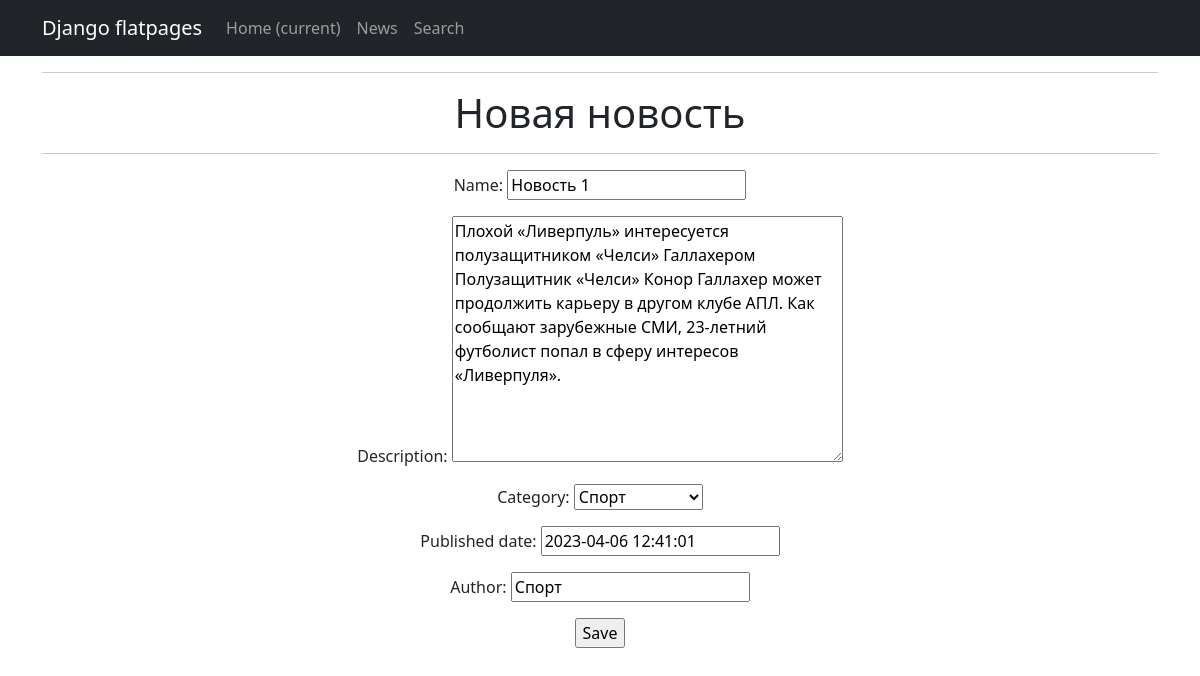
The app's page /news/1/update/ with its own data.
### news/models.py (models this page shows, shortened)
class News(models.Model):
    name = models.CharField(
        max_length=255,
        unique=True, # названия новостей не должны повторяться
    )
    description = models.TextField()
    category = models.ForeignKey(
        to='Category',
        on_delete=models.CASCADE,
        related_name='news', # все новости в категории будут доступны через поле news
    )
    published_date = models.DateTimeField(default=datetime.now)  # предоставляем значение по умолчанию
    author = models.CharField(max_length=100, default='нет автора')

class Category(models.Model):
    name = models.CharField(max_length=255, unique=True)
    def __str__(self):
        return self.name

### news/views.py (the view)
# urls.py: path('<int:pk>/update/', NewsUpdate.as_view(), name='news_update'),
class NewsUpdate(UpdateView):
    form_class = NewsForm
    model = News
    template_name = 'news_edit.html'

### news/forms.py (shortened to what this page needs)
class NewsForm(forms.ModelForm):
   class Meta:
       model = News
       fields = [
           'name',
           'description',
           'category',
           'published_date',
           'author',
       ]

### news/templates/news_edit.html (shortened to what this page needs)
{% extends 'flatpages/default.html' %}
{% block content %}
<hr>
<h1>Новая новость</h1>
<hr>
<form action="" method="post">
  {{ form.as_p }}
  <input type="submit" value="Save" />
</form>
{% endblock content %}

### records on screen
News: name "Новость 1", description "Плохой «Ливерпуль» интересуется полузащитником «Челси» Галлахером Полузащитник «Челси» Конор Галлахер может продолжить карьеру в другом клубе АПЛ. Как сообщают зарубежные СМИ, 23-летний футболист попал в сферу интересов «Ливерпуля».", category "Спорт", published_date "2023-04-06 12:41:01", author "Спорт"
